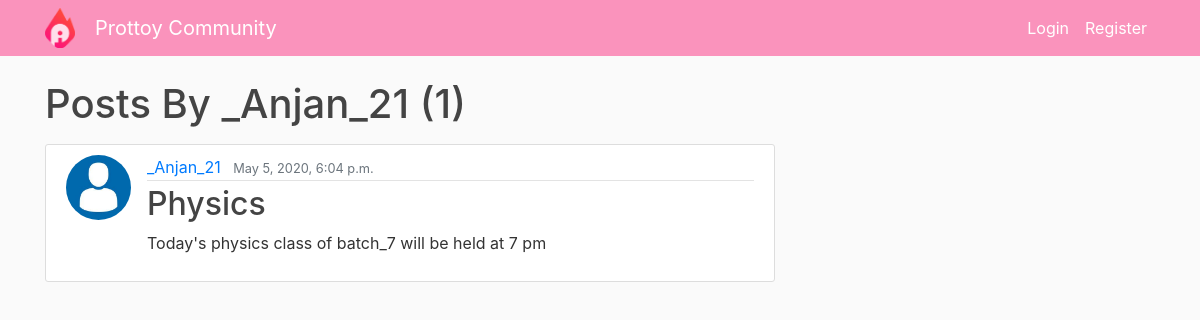
The page /community/user/_Anjan_21 on the database its author committed.
### community/models.py (models this page shows, shortened)
class Post(models.Model):
    title = models.CharField(max_length=100)
    content = models.TextField()
    date_posted = models.DateTimeField(default=timezone.now)
    author = models.ForeignKey(User, on_delete=models.CASCADE)

### users/models.py (models this page shows, shortened)
class Profile(models.Model):
    user = models.OneToOneField(User, on_delete=models.CASCADE)
    valid = models.CharField(default="",max_length=4)
    district = models.CharField(default="",max_length=30)
    role = models.CharField(max_length=20, choices=ROLE_CHOICES, default='student')
    image = models.ImageField(default='default.jpg', upload_to='profile_pics')

### community/views.py (the view)
# urls.py: path('user/<str:username>', UserPostListView.as_view(), name='user-posts'),
class UserPostListView(ListView):
    model = Post
    template_name = 'community/user_posts.html'
    context_object_name = 'posts'
    ordering = ['-date_posted']
    paginate_by = 5
    def get_queryset(self):
        user = get_object_or_404(User, username = self.kwargs.get('username'))
        return Post.objects.filter(author=user).order_by('-date_posted')

### community/templates/community/user_posts.html (shortened to what this page needs)
{% extends "community/base.html" %}
{% block content %}
<h1 class="mb-3">Posts By {{ view.kwargs.username }} ({{ page_obj.paginator.count }}) </h1>
    {% for post in posts %}
      <article class="media content-section">
        <img class="rounded-circle article-img" src="{{ post.author.profile.image.url }}">
        <div class="media-body">
          <div class="article-metadata">
            <a class="mr-2" href="{% url 'user-posts' post.author.username %}">{{ post.author }}</a>
            <small class="text-muted">{{ post.date_posted }}</small>
          </div>
          <h2><a class="article-title" href=" {% url 'post-detail' post.id %} ">{{ post.title }}</a></h2>
          <p class="article-content">{{ post.content }}</p>
        </div>
      </article>
    {% endfor %}
{% endblock content %}

### community/templates/community/base.html (style rules this page uses)
body { background: #fafafa; color: #333333; margin-top: 5rem; }
h1, h2, h3, h4, h5, h6 { color: #444444; }
.content-section { background: #ffffff; padding: 10px 20px; border: 1px solid #dddddd; border-radius: 3px; margin-bottom: 20px; }
.article-title { color: #444444; }
.article-content { white-space: pre-line; }
.article-img { height: 65px; width: 65px; margin-right: 16px; }
.article-metadata { padding-bottom: 1px; margin-bottom: 4px; border-bottom: 1px solid #e3e3e3 }

### rows shown on the page
Post: author.profile.image (placeholder picture), author "_Anjan_21", date_posted "May 5, 2020, 6:04 p.m.", title "Physics", content "Today's physics class of batch_7 will be held at 7 pm"

### other values the page prints
{{ view.kwargs.username }} "_Anjan_21"
{{ page_obj.paginator.count }} "1"
